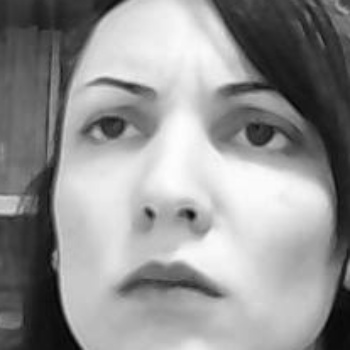
#> input picture BACK/RECONOCIMIENTO_FACIAL/BANCO_IMAGENES/IMAGENES_PROPIAS/CascadeClassifier/anger/1.jpg, 350 x 350 px, given in place of the camera
$ python photo_emotion_fisherFaceClassifier.py
#> lines starting #> are read from the running program, lines starting #| are printed output that depends on the picture
# TAKE PHOTOS EACH 1 MINUTE- PYTHON FILE

import cv2
import time
from datetime import datetime
import os
import glob
import csv

# LOADING AND DEFINING INITIAL VARIABLES
camera = cv2.VideoCapture(0)

if not camera.isOpened():
    camera.open(0)

flag=1
PATH = os.getcwd() #/home/marta/PycharmProjects/RECONOCIMIENTO_FACIAL

faceDet = cv2.CascadeClassifier(PATH+"/OpenCV_FaceCascade/haarcascade_frontalface_default.xml")
faceDet_two = cv2.CascadeClassifier(PATH+"/OpenCV_FaceCascade/haarcascade_frontalface_alt2.xml")
faceDet_three = cv2.CascadeClassifier(PATH+"/OpenCV_FaceCascade/haarcascade_frontalface_alt.xml")
faceDet_four = cv2.CascadeClassifier(PATH+"/OpenCV_FaceCascade/haarcascade_frontalface_alt_tree.xml")

# DEFINING LOOP TO TAKE AND ANALYZE PHOTOS

while(True):

    if flag==1:

        return_value, image = camera.read()
#> image is the input picture: shape (350, 350, 3); min 3, max 254, mean 146.9

        filename = datetime.now().strftime("%Y-%m-%d_%H_%M_%S") + ".png"
        cv2.imwrite(PATH+'/Webcam_photos/' + filename, image)
        camera.release()
        flag=0 # Activate flag to enter in "else" loop after the first photo

        path_new_file = glob.glob(PATH+"/Webcam_photos/" + filename)
        path, dirs, files = next(os.walk(PATH+"/Webcam_photos/"))

        # Modify image for classification
        files = glob.glob(PATH+"/Webcam_photos/*.png")
        # for picture in files:
            # print(picture)
            # if picture == path_new_file[0]:
        picture = PATH+'/Webcam_photos/' + filename
        frame = cv2.imread(picture)  # Open image
        gray = cv2.cvtColor(frame, cv2.COLOR_BGR2GRAY)  # Convert image to grayscale

        # Detect face using 4 different classifiers
        face = faceDet.detectMultiScale(gray, scaleFactor=1.1, minNeighbors=10, minSize=(5, 5), flags=cv2.CASCADE_SCALE_IMAGE)
#> face = [[26, 14, 292, 292]]
        face_two = faceDet_two.detectMultiScale(gray, scaleFactor=1.1, minNeighbors=10, minSize=(5, 5), flags=cv2.CASCADE_SCALE_IMAGE)
#> face_two = [[28, 17, 288, 288]]
        face_three = faceDet_three.detectMultiScale(gray, scaleFactor=1.1, minNeighbors=10, minSize=(5, 5), flags=cv2.CASCADE_SCALE_IMAGE)
#> face_three = [[28, 16, 291, 291]]
        face_four = faceDet_four.detectMultiScale(gray, scaleFactor=1.1, minNeighbors=10, minSize=(5, 5), flags=cv2.CASCADE_SCALE_IMAGE)
#> face_four = ()

        # Go over detected faces, stop at first detected face, return empty if no face.
        if len(face) == 1:
            facefeatures = face
#> facefeatures = [[26, 14, 292, 292]]
        elif len(face_two) == 1:
            facefeatures = face_two
        elif len(face_three) == 1:
            facefeatures = face_three
        elif len(face_four) == 1:
            facefeatures = face_four
        else:
            facefeatures = ""

        # Cut and save face
        for (x, y, w, h) in facefeatures:  # get coordinates and size of rectangle containing face
            print("face found in file: %s" % picture)
            gray = gray[y:y + h, x:x + w]  # Cut the frame to size
            try:
                out = cv2.resize(gray, (350, 350))  # Resize face so all images have same size
                cv2.imwrite(PATH+'/Webcam_photos/Classifier/' + filename, out) #(picture[19:]), out)  # Write image (picture[19:])
            except:
                 pass  # If error, pass file
#> this loop made 1 pass
#| face found in file: BACK/CYBEROPS-master/RECONOCIMIENTO_FACIAL/Webcam_photos/2026-11-20_21_43_17.png
#> pass 1, `gray = gray[y:y + h, x:x + w]`:
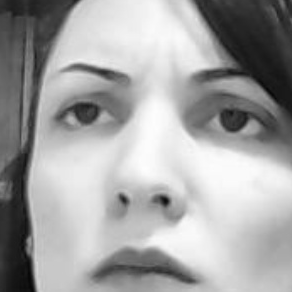
#> gray: shape (292, 292); min 6, max 254, mean 163.2

        # Pass classifier
        gray_files = glob.glob(PATH+"/Webcam_photos/Classifier/*.png")
        # for gray_picture in gray_files:
            # if gray_picture == PATH+"/Webcam_photos/Classifier/%s" %filename:
        gray_picture = PATH + '/Webcam_photos/Classifier/' + filename

        fishface = cv2.face.FisherFaceRecognizer_create() #fishface = cv2.createFisherFaceRecognizer()-> python 2  # Initialize fisher face classifier
#> (the run stopped early here; a loop or call above may not have finished)

$ run again, on BACK/RECONOCIMIENTO_FACIAL/BANCO_IMAGENES/IMAGENES_PROPIAS/CascadeClassifier/anger/20.jpg
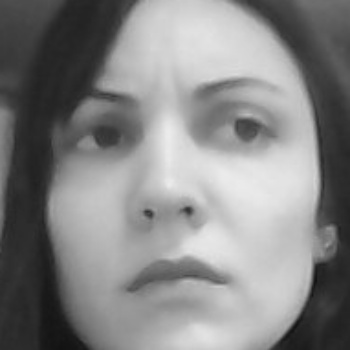
#> input picture BACK/RECONOCIMIENTO_FACIAL/BANCO_IMAGENES/IMAGENES_PROPIAS/CascadeClassifier/anger/20.jpg, 350 x 350 px, given in place of the camera
#> image is the input picture: shape (350, 350, 3); min 17, max 236, mean 133.1
#> face = [[27, 21, 294, 294]]
#> face_two = [[27, 19, 289, 289]]
#> face_three = [[28, 16, 294, 294]]
#> face_four = ()
#> facefeatures = [[27, 21, 294, 294]]
#> the loop `for (x, y, w, h) in facefeatures:` made 1 pass
#> (printed output is left out)
#> pass 1, `gray = gray[y:y + h, x:x + w]`:
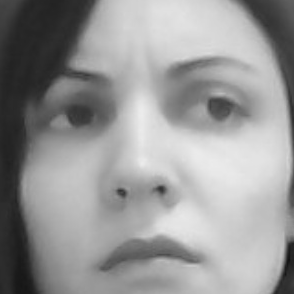
#> gray: shape (294, 294); min 17, max 236, mean 151.4
